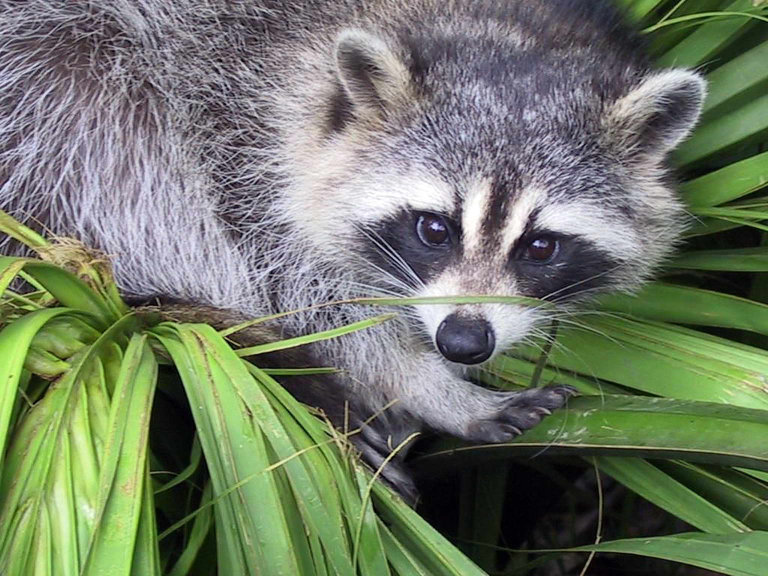
#> input picture MLCMS_Ex3/Task1/PIXNIO-28860-1536x1152.jpeg, 1536 x 1152 px (shown at 1/2 size)
$ jupyter execute --allow-errors Task-1.ipynb
#> lines starting #> are read from the running program, lines starting #| are printed output that depends on the picture
# Part1 Principal component analysis

## Plot the data

[cell 1]
import numpy as np
import matplotlib.pyplot as plt

# Step 1: Load the data set
#> (the rest of this cell did not finish here and is left out)

#> (a cell that did not finish here is left out)

## Energy contained in each of the two components

[cell 3]
print("Energy contained in each component:")
#> (the rest of this cell did not finish here and is left out)

# Part2 Apply PCA to the image

[cell 4]
import matplotlib.pyplot as plt
from PIL import Image
import numpy as np
from sklearn.decomposition import PCA

# Load and preprocess the image
image_path = "PIXNIO-28860-1536x1152.jpeg"
image = Image.open(image_path).convert("L")  # Open image in grayscale
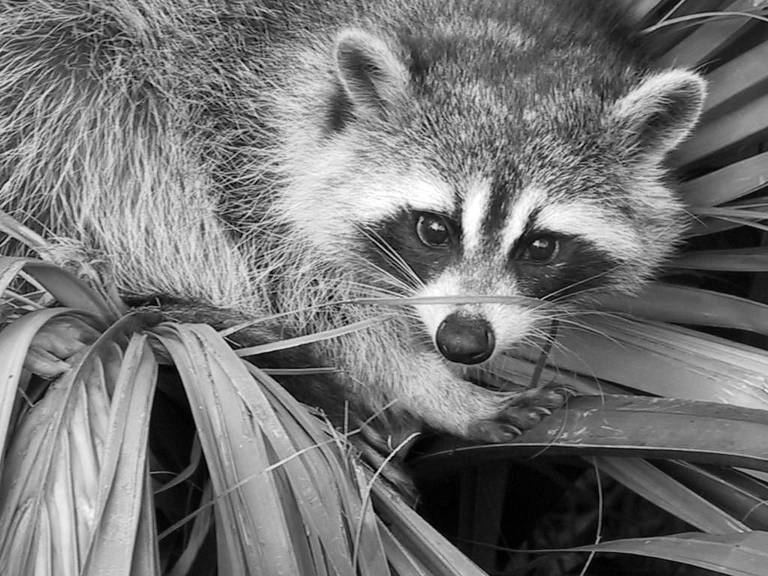
#> image: PIL image 1536x1152 L (shown at 1/2 size); min 0, max 255, mean 116.5
resized_image = image.resize((249, 185))  # Resize the image
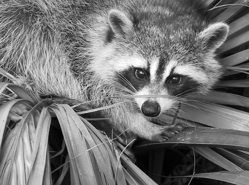
#> resized_image: PIL image 249x185 L; min 0, max 255, mean 116.5

# Display the resized image
plt.imshow(resized_image, cmap='gray')
plt.axis('off')
plt.show()

## Visualize reconstructions of the image

[cell 5]
data = np.array(resized_image).T  # Convert image to NumPy array and transpose
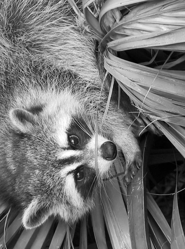
#> data: shape (249, 185); min 0, max 255, mean 116.5

# Perform PCA on the image data
pca = PCA()
components = pca.fit_transform(data)
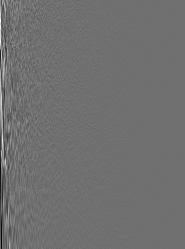
#> components: shape (249, 185) float64; min -658.6, max 835.9, mean 0; drawn with min black and max white

# Visualize reconstructions with different numbers of principal components
reconstructions = []
num_components = [len(pca.explained_variance_), 120, 50, 10]

for n in num_components:
    # Set singular values to zero after the nth component
    pca.components_[n:] = 0
    # Reconstruct the data using transformed components
    reconstructed_data = pca.inverse_transform(components)
    # Transpose the reconstructed data back to its original form
    reconstructed_image = reconstructed_data.T
    # Append the reconstructed image to the list
    reconstructions.append(reconstructed_image)
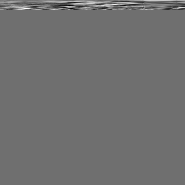
#> pca.components_: shape (185, 185) float64; min -0.193, max 0.249, mean 0.000703; drawn with min black and max white
#> after the loop, reconstructions = 4 items

# Visualize the reconstructions
titles = ['All Components', '120 Components', '50 Components', '10 Components']

plt.figure(figsize=(12, 8))

for i in range(4):
    plt.subplot(2, 2, i+1)
    plt.imshow(reconstructions[i], cmap='gray')
    plt.title(titles[i])
    plt.axis('off')

plt.tight_layout()
plt.show()
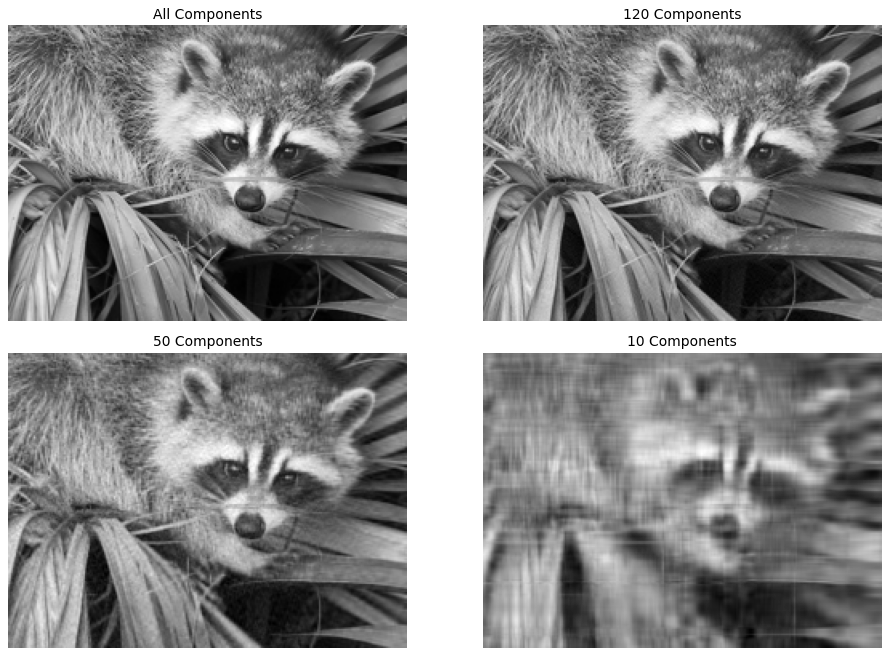
#> figure drawn by matplotlib, 4 panels

## Analyse

[cell 6]
# Calculate information loss and energy loss thresholds
explained_variance_ratio = pca.explained_variance_ratio_
cumulative_variance_ratio = np.cumsum(explained_variance_ratio)

threshold_index = np.argmax(cumulative_variance_ratio > 0.99)
visible_loss_index = np.argmax(explained_variance_ratio < 0.01)

visible_loss_num = visible_loss_index + 1
energy_loss_num = threshold_index + 1

print("Number where information loss becomes visible:", visible_loss_num)
print("Number where energy lost through truncation < 1%:", energy_loss_num)

# Part3 Analyse the trajectory data

## Visualize the path of the first two pedestrians in 2D space

[cell 7]
import numpy as np
import matplotlib.pyplot as plt
from sklearn.decomposition import PCA

# Load the data
#> (the rest of this cell did not finish here and is left out)

## Check energy captured by the first two components

[cell 8]
# Perform Principal Component Analysis (PCA)
pca = PCA(n_components=2)
principal_components = pca.fit_transform(data)
#> principal_components = 249 pairs, first value -608.4 to 835.9, second value -658.6 to 603.7

# Calculate the percentage of energy captured by the first two components
energy_percentage = np.sum(pca.explained_variance_ratio_) * 100

print(f"Energy captured by the first two components: {energy_percentage:.2f}%")

## Check energy captured by the three components

[cell 9]
# Perform Principal Component Analysis (PCA)
pca = PCA(n_components=3)
principal_components = pca.fit_transform(data)
#> principal_components = 249 rows, first 8: [204.4, -216.8, 212.1], [154.3, -188.7, 255.6], [120.6, -161.5, 299.7], [129.9, -163.7, 289.4], [153.8, -170, 207], [210.6, -104.9, 68.1], [281.1, -28.42, -60.47], [329.1, 48.66, -140.7]

# Calculate the percentage of energy captured by the three components
energy_percentage = np.sum(pca.explained_variance_ratio_) * 100

print(f"Energy captured by the three components: {energy_percentage:.2f}%")
